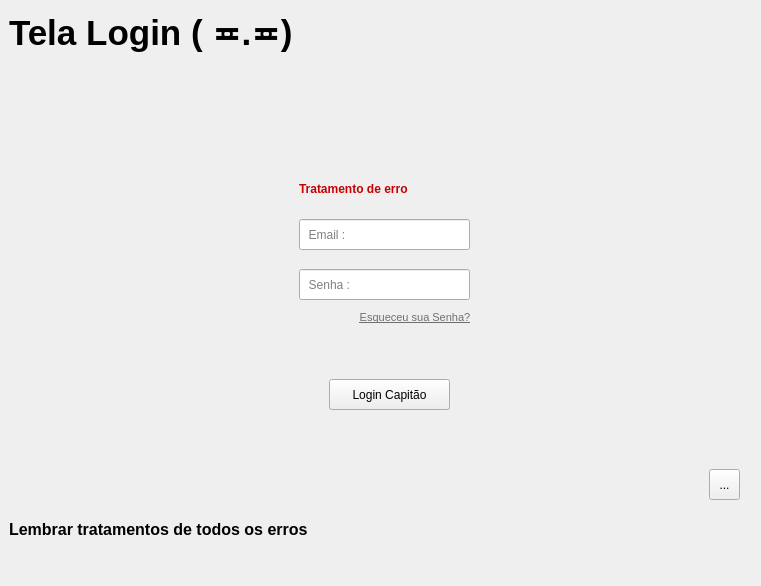
<?xml version="1.0" encoding="UTF-8"?>
<ui version="4.0">
 <class>MainWindow</class>
 <widget class="QMainWindow" name="MainWindow">
  <property name="geometry">
   <rect>
    <x>0</x>
    <y>0</y>
    <width>761</width>
    <height>586</height>
   </rect>
  </property>
  <property name="mouseTracking">
   <bool>false</bool>
  </property>
  <property name="tabletTracking">
   <bool>false</bool>
  </property>
  <property name="windowTitle">
   <string>MainWindow</string>
  </property>
  <widget class="QWidget" name="centralwidget">
   <layout class="QGridLayout" name="gridLayout">
    <item row="0" column="1">
     <widget class="QStackedWidget" name="stackedWidget">
      <property name="currentIndex">
       <number>1</number>
      </property>
      <widget class="QWidget" name="pagInicial">
       <widget class="QLabel" name="txtLogo">
        <property name="geometry">
         <rect>
          <x>180</x>
          <y>60</y>
          <width>351</width>
          <height>101</height>
         </rect>
        </property>
        <property name="font">
         <font>
          <pointsize>36</pointsize>
          <bold>true</bold>
         </font>
        </property>
        <property name="text">
         <string>Drive Tech</string>
        </property>
        <property name="alignment">
         <set>Qt::AlignCenter</set>
        </property>
       </widget>
       <widget class="QPushButton" name="botEntrar">
        <property name="geometry">
         <rect>
          <x>280</x>
          <y>270</y>
          <width>151</width>
          <height>24</height>
         </rect>
        </property>
        <property name="text">
         <string>Entrar</string>
        </property>
       </widget>
      </widget>
      <widget class="QWidget" name="pagLogin">
       <widget class="QLineEdit" name="inpUsuario">
        <property name="geometry">
         <rect>
          <x>290</x>
          <y>210</y>
          <width>171</width>
          <height>31</height>
         </rect>
        </property>
        <property name="palette">
         <palette>
          <active>
           <colorrole role="ButtonText">
            <brush brushstyle="SolidPattern">
             <color alpha="255">
              <red>200</red>
              <green>45</green>
              <blue>45</blue>
             </color>
            </brush>
           </colorrole>
           <colorrole role="ToolTipText">
            <brush brushstyle="SolidPattern">
             <color alpha="255">
              <red>177</red>
              <green>17</green>
              <blue>17</blue>
             </color>
            </brush>
           </colorrole>
          </active>
          <inactive>
           <colorrole role="ButtonText">
            <brush brushstyle="SolidPattern">
             <color alpha="255">
              <red>200</red>
              <green>45</green>
              <blue>45</blue>
             </color>
            </brush>
           </colorrole>
           <colorrole role="ToolTipText">
            <brush brushstyle="SolidPattern">
             <color alpha="255">
              <red>177</red>
              <green>17</green>
              <blue>17</blue>
             </color>
            </brush>
           </colorrole>
          </inactive>
          <disabled>
           <colorrole role="ToolTipText">
            <brush brushstyle="SolidPattern">
             <color alpha="255">
              <red>177</red>
              <green>17</green>
              <blue>17</blue>
             </color>
            </brush>
           </colorrole>
          </disabled>
         </palette>
        </property>
        <property name="text">
         <string/>
        </property>
        <property name="frame">
         <bool>true</bool>
        </property>
        <property name="echoMode">
         <enum>QLineEdit::Normal</enum>
        </property>
        <property name="placeholderText">
         <string>  Email :</string>
        </property>
       </widget>
       <widget class="QLabel" name="txt">
        <property name="geometry">
         <rect>
          <x>0</x>
          <y>0</y>
          <width>331</width>
          <height>47</height>
         </rect>
        </property>
        <property name="font">
         <font>
          <pointsize>26</pointsize>
          <bold>true</bold>
         </font>
        </property>
        <property name="text">
         <string>Tela Login ( ≖.≖)</string>
        </property>
       </widget>
       <widget class="QLabel" name="txtLembrar">
        <property name="geometry">
         <rect>
          <x>0</x>
          <y>490</y>
          <width>321</width>
          <height>61</height>
         </rect>
        </property>
        <property name="palette">
         <palette>
          <active>
           <colorrole role="WindowText">
            <brush brushstyle="SolidPattern">
             <color alpha="255">
              <red>0</red>
              <green>0</green>
              <blue>0</blue>
             </color>
            </brush>
           </colorrole>
           <colorrole role="Button">
            <brush brushstyle="SolidPattern">
             <color alpha="255">
              <red>255</red>
              <green>255</green>
              <blue>255</blue>
             </color>
            </brush>
           </colorrole>
           <colorrole role="Light">
            <brush brushstyle="SolidPattern">
             <color alpha="255">
              <red>255</red>
              <green>255</green>
              <blue>255</blue>
             </color>
            </brush>
           </colorrole>
           <colorrole role="Midlight">
            <brush brushstyle="SolidPattern">
             <color alpha="255">
              <red>255</red>
              <green>255</green>
              <blue>255</blue>
             </color>
            </brush>
           </colorrole>
           <colorrole role="Dark">
            <brush brushstyle="SolidPattern">
             <color alpha="255">
              <red>127</red>
              <green>127</green>
              <blue>127</blue>
             </color>
            </brush>
           </colorrole>
           <colorrole role="Mid">
            <brush brushstyle="SolidPattern">
             <color alpha="255">
              <red>170</red>
              <green>170</green>
              <blue>170</blue>
             </color>
            </brush>
           </colorrole>
           <colorrole role="Text">
            <brush brushstyle="SolidPattern">
             <color alpha="255">
              <red>0</red>
              <green>0</green>
              <blue>0</blue>
             </color>
            </brush>
           </colorrole>
           <colorrole role="BrightText">
            <brush brushstyle="SolidPattern">
             <color alpha="255">
              <red>255</red>
              <green>255</green>
              <blue>255</blue>
             </color>
            </brush>
           </colorrole>
           <colorrole role="ButtonText">
            <brush brushstyle="SolidPattern">
             <color alpha="255">
              <red>0</red>
              <green>0</green>
              <blue>0</blue>
             </color>
            </brush>
           </colorrole>
           <colorrole role="Base">
            <brush brushstyle="SolidPattern">
             <color alpha="255">
              <red>255</red>
              <green>255</green>
              <blue>255</blue>
             </color>
            </brush>
           </colorrole>
           <colorrole role="Window">
            <brush brushstyle="SolidPattern">
             <color alpha="255">
              <red>255</red>
              <green>255</green>
              <blue>255</blue>
             </color>
            </brush>
           </colorrole>
           <colorrole role="Shadow">
            <brush brushstyle="SolidPattern">
             <color alpha="255">
              <red>0</red>
              <green>0</green>
              <blue>0</blue>
             </color>
            </brush>
           </colorrole>
           <colorrole role="AlternateBase">
            <brush brushstyle="SolidPattern">
             <color alpha="255">
              <red>255</red>
              <green>255</green>
              <blue>255</blue>
             </color>
            </brush>
           </colorrole>
           <colorrole role="ToolTipBase">
            <brush brushstyle="SolidPattern">
             <color alpha="255">
              <red>255</red>
              <green>255</green>
              <blue>220</blue>
             </color>
            </brush>
           </colorrole>
           <colorrole role="ToolTipText">
            <brush brushstyle="SolidPattern">
             <color alpha="255">
              <red>0</red>
              <green>0</green>
              <blue>0</blue>
             </color>
            </brush>
           </colorrole>
           <colorrole role="PlaceholderText">
            <brush brushstyle="SolidPattern">
             <color alpha="127">
              <red>0</red>
              <green>0</green>
              <blue>0</blue>
             </color>
            </brush>
           </colorrole>
          </active>
          <inactive>
           <colorrole role="WindowText">
            <brush brushstyle="SolidPattern">
             <color alpha="255">
              <red>0</red>
              <green>0</green>
              <blue>0</blue>
             </color>
            </brush>
           </colorrole>
           <colorrole role="Button">
            <brush brushstyle="SolidPattern">
             <color alpha="255">
              <red>255</red>
              <green>255</green>
              <blue>255</blue>
             </color>
            </brush>
           </colorrole>
           <colorrole role="Light">
            <brush brushstyle="SolidPattern">
             <color alpha="255">
              <red>255</red>
              <green>255</green>
              <blue>255</blue>
             </color>
            </brush>
           </colorrole>
           <colorrole role="Midlight">
            <brush brushstyle="SolidPattern">
             <color alpha="255">
              <red>255</red>
              <green>255</green>
              <blue>255</blue>
             </color>
            </brush>
           </colorrole>
           <colorrole role="Dark">
            <brush brushstyle="SolidPattern">
             <color alpha="255">
              <red>127</red>
              <green>127</green>
              <blue>127</blue>
             </color>
            </brush>
           </colorrole>
           <colorrole role="Mid">
            <brush brushstyle="SolidPattern">
             <color alpha="255">
              <red>170</red>
              <green>170</green>
              <blue>170</blue>
             </color>
            </brush>
           </colorrole>
           <colorrole role="Text">
            <brush brushstyle="SolidPattern">
             <color alpha="255">
              <red>0</red>
              <green>0</green>
              <blue>0</blue>
             </color>
            </brush>
           </colorrole>
           <colorrole role="BrightText">
            <brush brushstyle="SolidPattern">
             <color alpha="255">
              <red>255</red>
              <green>255</green>
              <blue>255</blue>
             </color>
            </brush>
           </colorrole>
           <colorrole role="ButtonText">
            <brush brushstyle="SolidPattern">
             <color alpha="255">
              <red>0</red>
              <green>0</green>
              <blue>0</blue>
             </color>
            </brush>
           </colorrole>
           <colorrole role="Base">
            <brush brushstyle="SolidPattern">
             <color alpha="255">
              <red>255</red>
              <green>255</green>
              <blue>255</blue>
             </color>
            </brush>
           </colorrole>
           <colorrole role="Window">
            <brush brushstyle="SolidPattern">
             <color alpha="255">
              <red>255</red>
              <green>255</green>
              <blue>255</blue>
             </color>
            </brush>
           </colorrole>
           <colorrole role="Shadow">
            <brush brushstyle="SolidPattern">
             <color alpha="255">
              <red>0</red>
              <green>0</green>
              <blue>0</blue>
             </color>
            </brush>
           </colorrole>
           <colorrole role="AlternateBase">
            <brush brushstyle="SolidPattern">
             <color alpha="255">
              <red>255</red>
              <green>255</green>
              <blue>255</blue>
             </color>
            </brush>
           </colorrole>
           <colorrole role="ToolTipBase">
            <brush brushstyle="SolidPattern">
             <color alpha="255">
              <red>255</red>
              <green>255</green>
              <blue>220</blue>
             </color>
            </brush>
           </colorrole>
           <colorrole role="ToolTipText">
            <brush brushstyle="SolidPattern">
             <color alpha="255">
              <red>0</red>
              <green>0</green>
              <blue>0</blue>
             </color>
            </brush>
           </colorrole>
           <colorrole role="PlaceholderText">
            <brush brushstyle="SolidPattern">
             <color alpha="127">
              <red>0</red>
              <green>0</green>
              <blue>0</blue>
             </color>
            </brush>
           </colorrole>
          </inactive>
          <disabled>
           <colorrole role="WindowText">
            <brush brushstyle="SolidPattern">
             <color alpha="255">
              <red>127</red>
              <green>127</green>
              <blue>127</blue>
             </color>
            </brush>
           </colorrole>
           <colorrole role="Button">
            <brush brushstyle="SolidPattern">
             <color alpha="255">
              <red>255</red>
              <green>255</green>
              <blue>255</blue>
             </color>
            </brush>
           </colorrole>
           <colorrole role="Light">
            <brush brushstyle="SolidPattern">
             <color alpha="255">
              <red>255</red>
              <green>255</green>
              <blue>255</blue>
             </color>
            </brush>
           </colorrole>
           <colorrole role="Midlight">
            <brush brushstyle="SolidPattern">
             <color alpha="255">
              <red>255</red>
              <green>255</green>
              <blue>255</blue>
             </color>
            </brush>
           </colorrole>
           <colorrole role="Dark">
            <brush brushstyle="SolidPattern">
             <color alpha="255">
              <red>127</red>
              <green>127</green>
              <blue>127</blue>
             </color>
            </brush>
           </colorrole>
           <colorrole role="Mid">
            <brush brushstyle="SolidPattern">
             <color alpha="255">
              <red>170</red>
              <green>170</green>
              <blue>170</blue>
             </color>
            </brush>
           </colorrole>
           <colorrole role="Text">
            <brush brushstyle="SolidPattern">
             <color alpha="255">
              <red>127</red>
              <green>127</green>
              <blue>127</blue>
             </color>
            </brush>
           </colorrole>
           <colorrole role="BrightText">
            <brush brushstyle="SolidPattern">
             <color alpha="255">
              <red>255</red>
              <green>255</green>
              <blue>255</blue>
             </color>
            </brush>
           </colorrole>
           <colorrole role="ButtonText">
            <brush brushstyle="SolidPattern">
             <color alpha="255">
              <red>127</red>
              <green>127</green>
              <blue>127</blue>
             </color>
            </brush>
           </colorrole>
           <colorrole role="Base">
            <brush brushstyle="SolidPattern">
             <color alpha="255">
              <red>255</red>
              <green>255</green>
              <blue>255</blue>
             </color>
            </brush>
           </colorrole>
           <colorrole role="Window">
            <brush brushstyle="SolidPattern">
             <color alpha="255">
              <red>255</red>
              <green>255</green>
              <blue>255</blue>
             </color>
            </brush>
           </colorrole>
           <colorrole role="Shadow">
            <brush brushstyle="SolidPattern">
             <color alpha="255">
              <red>0</red>
              <green>0</green>
              <blue>0</blue>
             </color>
            </brush>
           </colorrole>
           <colorrole role="AlternateBase">
            <brush brushstyle="SolidPattern">
             <color alpha="255">
              <red>255</red>
              <green>255</green>
              <blue>255</blue>
             </color>
            </brush>
           </colorrole>
           <colorrole role="ToolTipBase">
            <brush brushstyle="SolidPattern">
             <color alpha="255">
              <red>255</red>
              <green>255</green>
              <blue>220</blue>
             </color>
            </brush>
           </colorrole>
           <colorrole role="ToolTipText">
            <brush brushstyle="SolidPattern">
             <color alpha="255">
              <red>0</red>
              <green>0</green>
              <blue>0</blue>
             </color>
            </brush>
           </colorrole>
           <colorrole role="PlaceholderText">
            <brush brushstyle="SolidPattern">
             <color alpha="127">
              <red>127</red>
              <green>127</green>
              <blue>127</blue>
             </color>
            </brush>
           </colorrole>
          </disabled>
         </palette>
        </property>
        <property name="font">
         <font>
          <pointsize>12</pointsize>
          <bold>true</bold>
         </font>
        </property>
        <property name="text">
         <string>Lembrar tratamentos de todos os erros</string>
        </property>
       </widget>
       <widget class="QToolButton" name="botTema">
        <property name="geometry">
         <rect>
          <x>700</x>
          <y>460</y>
          <width>31</width>
          <height>31</height>
         </rect>
        </property>
        <property name="text">
         <string>...</string>
        </property>
       </widget>
       <widget class="QLineEdit" name="inpSenha">
        <property name="geometry">
         <rect>
          <x>290</x>
          <y>260</y>
          <width>171</width>
          <height>31</height>
         </rect>
        </property>
        <property name="contextMenuPolicy">
         <enum>Qt::DefaultContextMenu</enum>
        </property>
        <property name="layoutDirection">
         <enum>Qt::LeftToRight</enum>
        </property>
        <property name="autoFillBackground">
         <bool>false</bool>
        </property>
        <property name="text">
         <string/>
        </property>
        <property name="frame">
         <bool>true</bool>
        </property>
        <property name="echoMode">
         <enum>QLineEdit::Password</enum>
        </property>
        <property name="alignment">
         <set>Qt::AlignLeading|Qt::AlignLeft|Qt::AlignVCenter</set>
        </property>
        <property name="dragEnabled">
         <bool>false</bool>
        </property>
        <property name="placeholderText">
         <string>  Senha :</string>
        </property>
        <property name="clearButtonEnabled">
         <bool>false</bool>
        </property>
       </widget>
       <widget class="QPushButton" name="botOk">
        <property name="geometry">
         <rect>
          <x>320</x>
          <y>370</y>
          <width>121</width>
          <height>31</height>
         </rect>
        </property>
        <property name="text">
         <string>Login Capitão</string>
        </property>
       </widget>
       <widget class="QLabel" name="txtEsqueceuSenha">
        <property name="geometry">
         <rect>
          <x>350</x>
          <y>300</y>
          <width>112</width>
          <height>17</height>
         </rect>
        </property>
        <property name="palette">
         <palette>
          <active>
           <colorrole role="WindowText">
            <brush brushstyle="SolidPattern">
             <color alpha="255">
              <red>111</red>
              <green>111</green>
              <blue>111</blue>
             </color>
            </brush>
           </colorrole>
           <colorrole role="Text">
            <brush brushstyle="SolidPattern">
             <color alpha="255">
              <red>168</red>
              <green>168</green>
              <blue>168</blue>
             </color>
            </brush>
           </colorrole>
           <colorrole role="ButtonText">
            <brush brushstyle="SolidPattern">
             <color alpha="255">
              <red>125</red>
              <green>125</green>
              <blue>125</blue>
             </color>
            </brush>
           </colorrole>
          </active>
          <inactive>
           <colorrole role="WindowText">
            <brush brushstyle="SolidPattern">
             <color alpha="255">
              <red>111</red>
              <green>111</green>
              <blue>111</blue>
             </color>
            </brush>
           </colorrole>
           <colorrole role="Text">
            <brush brushstyle="SolidPattern">
             <color alpha="255">
              <red>168</red>
              <green>168</green>
              <blue>168</blue>
             </color>
            </brush>
           </colorrole>
           <colorrole role="ButtonText">
            <brush brushstyle="SolidPattern">
             <color alpha="255">
              <red>125</red>
              <green>125</green>
              <blue>125</blue>
             </color>
            </brush>
           </colorrole>
          </inactive>
          <disabled/>
         </palette>
        </property>
        <property name="font">
         <font>
          <pointsize>8</pointsize>
          <underline>true</underline>
         </font>
        </property>
        <property name="cursor">
         <cursorShape>PointingHandCursor</cursorShape>
        </property>
        <property name="inputMethodHints">
         <set>Qt::ImhNone</set>
        </property>
        <property name="frameShape">
         <enum>QFrame::NoFrame</enum>
        </property>
        <property name="frameShadow">
         <enum>QFrame::Sunken</enum>
        </property>
        <property name="lineWidth">
         <number>1</number>
        </property>
        <property name="midLineWidth">
         <number>17</number>
        </property>
        <property name="text">
         <string>Esqueceu sua Senha?</string>
        </property>
        <property name="alignment">
         <set>Qt::AlignCenter</set>
        </property>
        <property name="wordWrap">
         <bool>false</bool>
        </property>
       </widget>
       <widget class="QLabel" name="txtErro">
        <property name="geometry">
         <rect>
          <x>290</x>
          <y>170</y>
          <width>151</width>
          <height>20</height>
         </rect>
        </property>
        <property name="palette">
         <palette>
          <active>
           <colorrole role="WindowText">
            <brush brushstyle="SolidPattern">
             <color alpha="255">
              <red>198</red>
              <green>0</green>
              <blue>3</blue>
             </color>
            </brush>
           </colorrole>
           <colorrole role="Text">
            <brush brushstyle="SolidPattern">
             <color alpha="255">
              <red>204</red>
              <green>0</green>
              <blue>3</blue>
             </color>
            </brush>
           </colorrole>
          </active>
          <inactive>
           <colorrole role="WindowText">
            <brush brushstyle="SolidPattern">
             <color alpha="255">
              <red>198</red>
              <green>0</green>
              <blue>3</blue>
             </color>
            </brush>
           </colorrole>
           <colorrole role="Text">
            <brush brushstyle="SolidPattern">
             <color alpha="255">
              <red>204</red>
              <green>0</green>
              <blue>3</blue>
             </color>
            </brush>
           </colorrole>
          </inactive>
          <disabled/>
         </palette>
        </property>
        <property name="font">
         <font>
          <bold>true</bold>
         </font>
        </property>
        <property name="text">
         <string>Tratamento de erro</string>
        </property>
       </widget>
      </widget>
      <widget class="QWidget" name="pagPrincipal">
       <widget class="QPushButton" name="botCadastroCliente">
        <property name="geometry">
         <rect>
          <x>200</x>
          <y>170</y>
          <width>141</width>
          <height>61</height>
         </rect>
        </property>
        <property name="text">
         <string>Cadastrar Cliente</string>
        </property>
       </widget>
       <widget class="QToolButton" name="toolButton">
        <property name="geometry">
         <rect>
          <x>680</x>
          <y>440</y>
          <width>31</width>
          <height>31</height>
         </rect>
        </property>
        <property name="text">
         <string>...</string>
        </property>
       </widget>
       <widget class="QPushButton" name="botSair">
        <property name="geometry">
         <rect>
          <x>10</x>
          <y>430</y>
          <width>80</width>
          <height>24</height>
         </rect>
        </property>
        <property name="text">
         <string>Sair</string>
        </property>
       </widget>
       <widget class="QPushButton" name="botVenda">
        <property name="geometry">
         <rect>
          <x>370</x>
          <y>170</y>
          <width>141</width>
          <height>61</height>
         </rect>
        </property>
        <property name="text">
         <string>Registrar venda</string>
        </property>
       </widget>
       <widget class="QPushButton" name="botListaVendas">
        <property name="geometry">
         <rect>
          <x>200</x>
          <y>250</y>
          <width>141</width>
          <height>61</height>
         </rect>
        </property>
        <property name="text">
         <string>Listar vendas</string>
        </property>
       </widget>
       <widget class="QPushButton" name="botEstoque">
        <property name="geometry">
         <rect>
          <x>370</x>
          <y>250</y>
          <width>141</width>
          <height>61</height>
         </rect>
        </property>
        <property name="text">
         <string>Consultar estoque</string>
        </property>
       </widget>
       <widget class="QLabel" name="txt_2">
        <property name="geometry">
         <rect>
          <x>110</x>
          <y>20</y>
          <width>551</width>
          <height>81</height>
         </rect>
        </property>
        <property name="font">
         <font>
          <pointsize>36</pointsize>
          <bold>true</bold>
         </font>
        </property>
        <property name="text">
         <string>Tela Principal ( ❛ ͜ʖ ❛ )</string>
        </property>
       </widget>
      </widget>
     </widget>
    </item>
   </layout>
  </widget>
 </widget>
 <resources/>
 <connections/>
</ui>
